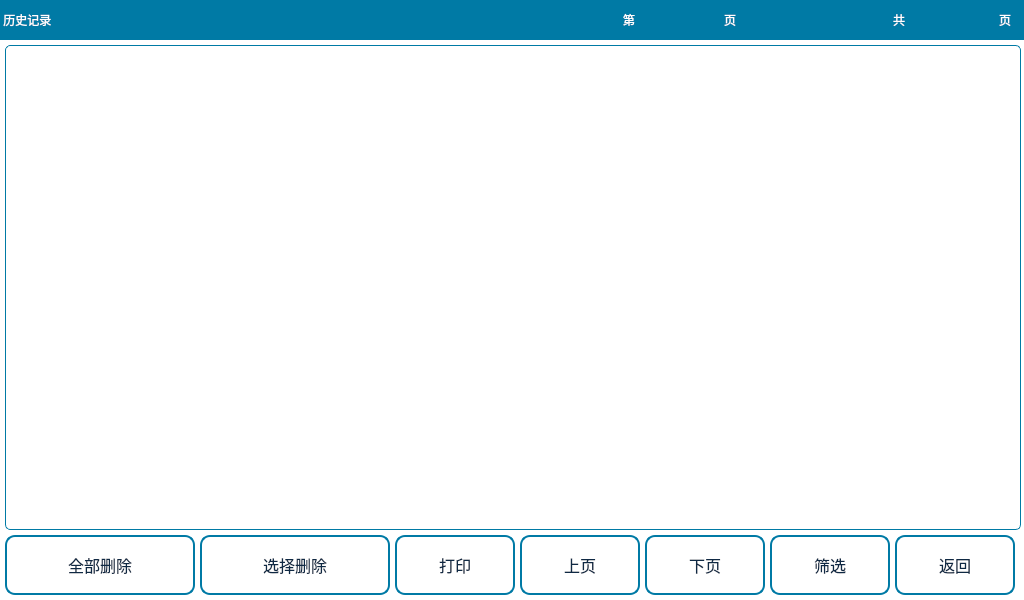
<?xml version="1.0" encoding="UTF-8"?>
<ui version="4.0">
 <class>Record</class>
 <widget class="QWidget" name="Record">
  <property name="geometry">
   <rect>
    <x>0</x>
    <y>0</y>
    <width>1024</width>
    <height>600</height>
   </rect>
  </property>
  <property name="windowTitle">
   <string>Form</string>
  </property>
  <property name="styleSheet">
   <string notr="true">QWidget#Record{
color: rgb(0, 0, 0);
background-color: rgb(255, 255, 255);
}
QToolButton{
font: 12pt &quot;DejaVu Sans&quot;;
color:rgb(15, 41, 68);
border:2px solid rgb(0, 122, 165);
border-radius:10px;
background-color: rgb(255, 255, 255);
}
QToolButton:disabled{
font: 12pt &quot;DejaVu Sans&quot;;
color: rgb(180, 180, 180);
border:2px solid rgb(180, 180, 180);
border-radius:10px;
}
QLabel{
font: 16pt &quot;文泉驿等宽微米黑&quot;;
}</string>
  </property>
  <widget class="QToolButton" name="tBtnQuery">
   <property name="geometry">
    <rect>
     <x>765</x>
     <y>620</y>
     <width>120</width>
     <height>60</height>
    </rect>
   </property>
   <property name="font">
    <font>
     <family>DejaVu Sans</family>
     <pointsize>12</pointsize>
     <weight>50</weight>
     <italic>false</italic>
     <bold>false</bold>
    </font>
   </property>
   <property name="focusPolicy">
    <enum>Qt::NoFocus</enum>
   </property>
   <property name="text">
    <string>查询</string>
   </property>
   <property name="icon">
    <iconset resource="../image.qrc">
     <normaloff>:/Image/dataSearch.png</normaloff>:/Image/dataSearch.png</iconset>
   </property>
   <property name="iconSize">
    <size>
     <width>35</width>
     <height>35</height>
    </size>
   </property>
   <property name="toolButtonStyle">
    <enum>Qt::ToolButtonTextBesideIcon</enum>
   </property>
  </widget>
  <widget class="QToolButton" name="tBtnFilter">
   <property name="geometry">
    <rect>
     <x>770</x>
     <y>535</y>
     <width>120</width>
     <height>60</height>
    </rect>
   </property>
   <property name="sizePolicy">
    <sizepolicy hsizetype="Maximum" vsizetype="Expanding">
     <horstretch>0</horstretch>
     <verstretch>0</verstretch>
    </sizepolicy>
   </property>
   <property name="font">
    <font>
     <family>DejaVu Sans</family>
     <pointsize>12</pointsize>
     <weight>50</weight>
     <italic>false</italic>
     <bold>false</bold>
    </font>
   </property>
   <property name="focusPolicy">
    <enum>Qt::NoFocus</enum>
   </property>
   <property name="text">
    <string>筛选</string>
   </property>
   <property name="icon">
    <iconset resource="../image.qrc">
     <normaloff>:/Image/datafilter.png</normaloff>:/Image/datafilter.png</iconset>
   </property>
   <property name="iconSize">
    <size>
     <width>35</width>
     <height>35</height>
    </size>
   </property>
   <property name="toolButtonStyle">
    <enum>Qt::ToolButtonTextBesideIcon</enum>
   </property>
  </widget>
  <widget class="QLabel" name="lb_count_3">
   <property name="geometry">
    <rect>
     <x>980</x>
     <y>5</y>
     <width>30</width>
     <height>30</height>
    </rect>
   </property>
   <property name="font">
    <font>
     <family>文泉驿等宽微米黑</family>
     <pointsize>16</pointsize>
     <weight>50</weight>
     <italic>false</italic>
     <bold>false</bold>
    </font>
   </property>
   <property name="styleSheet">
    <string notr="true">color: rgb(255, 255, 255);</string>
   </property>
   <property name="text">
    <string>条</string>
   </property>
   <property name="alignment">
    <set>Qt::AlignCenter</set>
   </property>
  </widget>
  <widget class="QLabel" name="label_25">
   <property name="geometry">
    <rect>
     <x>0</x>
     <y>0</y>
     <width>1024</width>
     <height>40</height>
    </rect>
   </property>
   <property name="styleSheet">
    <string notr="true">font: 20pt &quot;文泉驿等宽微米黑&quot;;
color: rgb(255, 255, 255);
background-color:rgb(0, 122, 165);
</string>
   </property>
   <property name="text">
    <string> 历史记录</string>
   </property>
  </widget>
  <widget class="QToolButton" name="tBtnBack">
   <property name="geometry">
    <rect>
     <x>895</x>
     <y>535</y>
     <width>120</width>
     <height>60</height>
    </rect>
   </property>
   <property name="font">
    <font>
     <family>DejaVu Sans</family>
     <pointsize>12</pointsize>
     <weight>50</weight>
     <italic>false</italic>
     <bold>false</bold>
    </font>
   </property>
   <property name="focusPolicy">
    <enum>Qt::NoFocus</enum>
   </property>
   <property name="text">
    <string>返回</string>
   </property>
   <property name="icon">
    <iconset resource="../image.qrc">
     <normaloff>:/Image/back.png</normaloff>:/Image/back.png</iconset>
   </property>
   <property name="iconSize">
    <size>
     <width>35</width>
     <height>35</height>
    </size>
   </property>
   <property name="toolButtonStyle">
    <enum>Qt::ToolButtonTextBesideIcon</enum>
   </property>
  </widget>
  <widget class="QLabel" name="lbCountNum">
   <property name="geometry">
    <rect>
     <x>905</x>
     <y>5</y>
     <width>70</width>
     <height>30</height>
    </rect>
   </property>
   <property name="font">
    <font>
     <family>文泉驿等宽微米黑</family>
     <pointsize>16</pointsize>
     <weight>50</weight>
     <italic>false</italic>
     <bold>false</bold>
    </font>
   </property>
   <property name="styleSheet">
    <string notr="true">color: rgb(255, 255, 255);</string>
   </property>
   <property name="text">
    <string/>
   </property>
   <property name="alignment">
    <set>Qt::AlignCenter</set>
   </property>
  </widget>
  <widget class="QTableWidget" name="tableWgtRecord">
   <property name="geometry">
    <rect>
     <x>5</x>
     <y>45</y>
     <width>1016</width>
     <height>485</height>
    </rect>
   </property>
   <property name="font">
    <font>
     <family>DejaVu Sans</family>
     <pointsize>12</pointsize>
     <weight>50</weight>
     <italic>false</italic>
     <bold>false</bold>
    </font>
   </property>
   <property name="styleSheet">
    <string notr="true">QTableWidget{
font: 12pt DejaVu Sans;
gridline-color: rgb(0, 0, 0);
border:1px solid rgb(0, 122, 165);
border-radius:5px;
background-color: rgb(255, 255, 255);
}
QTableWidgetItem{
border:1px solid rgb(0, 0, 0);
}
</string>
   </property>
   <property name="verticalScrollBarPolicy">
    <enum>Qt::ScrollBarAlwaysOff</enum>
   </property>
   <property name="horizontalScrollBarPolicy">
    <enum>Qt::ScrollBarAlwaysOff</enum>
   </property>
  </widget>
  <widget class="QToolButton" name="tBtnDel">
   <property name="geometry">
    <rect>
     <x>200</x>
     <y>535</y>
     <width>190</width>
     <height>60</height>
    </rect>
   </property>
   <property name="sizePolicy">
    <sizepolicy hsizetype="Maximum" vsizetype="Expanding">
     <horstretch>0</horstretch>
     <verstretch>0</verstretch>
    </sizepolicy>
   </property>
   <property name="font">
    <font>
     <family>DejaVu Sans</family>
     <pointsize>12</pointsize>
     <weight>50</weight>
     <italic>false</italic>
     <bold>false</bold>
    </font>
   </property>
   <property name="focusPolicy">
    <enum>Qt::NoFocus</enum>
   </property>
   <property name="text">
    <string>选择删除</string>
   </property>
   <property name="icon">
    <iconset resource="../image.qrc">
     <normaloff>:/Image/dataDel.png</normaloff>:/Image/dataDel.png</iconset>
   </property>
   <property name="iconSize">
    <size>
     <width>35</width>
     <height>35</height>
    </size>
   </property>
   <property name="toolButtonStyle">
    <enum>Qt::ToolButtonTextBesideIcon</enum>
   </property>
  </widget>
  <widget class="QToolButton" name="tBtnPrint">
   <property name="geometry">
    <rect>
     <x>395</x>
     <y>535</y>
     <width>120</width>
     <height>60</height>
    </rect>
   </property>
   <property name="font">
    <font>
     <family>DejaVu Sans</family>
     <pointsize>12</pointsize>
     <weight>50</weight>
     <italic>false</italic>
     <bold>false</bold>
    </font>
   </property>
   <property name="focusPolicy">
    <enum>Qt::NoFocus</enum>
   </property>
   <property name="text">
    <string>打印</string>
   </property>
   <property name="icon">
    <iconset resource="../image.qrc">
     <normaloff>:/Image/print.png</normaloff>:/Image/print.png</iconset>
   </property>
   <property name="iconSize">
    <size>
     <width>35</width>
     <height>35</height>
    </size>
   </property>
   <property name="toolButtonStyle">
    <enum>Qt::ToolButtonTextBesideIcon</enum>
   </property>
  </widget>
  <widget class="QLabel" name="lb_count_2">
   <property name="geometry">
    <rect>
     <x>825</x>
     <y>5</y>
     <width>80</width>
     <height>30</height>
    </rect>
   </property>
   <property name="font">
    <font>
     <family>文泉驿等宽微米黑</family>
     <pointsize>16</pointsize>
     <weight>50</weight>
     <italic>false</italic>
     <bold>false</bold>
    </font>
   </property>
   <property name="styleSheet">
    <string notr="true">color: rgb(255, 255, 255);</string>
   </property>
   <property name="text">
    <string>共</string>
   </property>
   <property name="alignment">
    <set>Qt::AlignRight|Qt::AlignTrailing|Qt::AlignVCenter</set>
   </property>
  </widget>
  <widget class="QToolButton" name="tBtnNest">
   <property name="geometry">
    <rect>
     <x>645</x>
     <y>535</y>
     <width>120</width>
     <height>60</height>
    </rect>
   </property>
   <property name="font">
    <font>
     <family>DejaVu Sans</family>
     <pointsize>12</pointsize>
     <weight>50</weight>
     <italic>false</italic>
     <bold>false</bold>
    </font>
   </property>
   <property name="focusPolicy">
    <enum>Qt::NoFocus</enum>
   </property>
   <property name="text">
    <string>下页</string>
   </property>
   <property name="icon">
    <iconset resource="../image.qrc">
     <normaloff>:/Image/arrow-down.png</normaloff>:/Image/arrow-down.png</iconset>
   </property>
   <property name="iconSize">
    <size>
     <width>35</width>
     <height>35</height>
    </size>
   </property>
   <property name="autoRepeat">
    <bool>true</bool>
   </property>
   <property name="toolButtonStyle">
    <enum>Qt::ToolButtonTextBesideIcon</enum>
   </property>
  </widget>
  <widget class="QToolButton" name="tBtnLast">
   <property name="geometry">
    <rect>
     <x>520</x>
     <y>535</y>
     <width>120</width>
     <height>60</height>
    </rect>
   </property>
   <property name="font">
    <font>
     <family>DejaVu Sans</family>
     <pointsize>12</pointsize>
     <weight>50</weight>
     <italic>false</italic>
     <bold>false</bold>
    </font>
   </property>
   <property name="focusPolicy">
    <enum>Qt::NoFocus</enum>
   </property>
   <property name="text">
    <string>上页</string>
   </property>
   <property name="icon">
    <iconset resource="../image.qrc">
     <normaloff>:/Image/arrow-up.png</normaloff>:/Image/arrow-up.png</iconset>
   </property>
   <property name="iconSize">
    <size>
     <width>35</width>
     <height>35</height>
    </size>
   </property>
   <property name="autoRepeat">
    <bool>true</bool>
   </property>
   <property name="toolButtonStyle">
    <enum>Qt::ToolButtonTextBesideIcon</enum>
   </property>
  </widget>
  <widget class="QLabel" name="label">
   <property name="geometry">
    <rect>
     <x>825</x>
     <y>5</y>
     <width>80</width>
     <height>30</height>
    </rect>
   </property>
   <property name="styleSheet">
    <string notr="true">color: rgb(255, 255, 255);</string>
   </property>
   <property name="text">
    <string>共</string>
   </property>
   <property name="alignment">
    <set>Qt::AlignRight|Qt::AlignTrailing|Qt::AlignVCenter</set>
   </property>
  </widget>
  <widget class="QLabel" name="lbPageCount">
   <property name="geometry">
    <rect>
     <x>925</x>
     <y>5</y>
     <width>70</width>
     <height>30</height>
    </rect>
   </property>
   <property name="font">
    <font>
     <family>文泉驿等宽微米黑</family>
     <pointsize>16</pointsize>
     <weight>50</weight>
     <italic>false</italic>
     <bold>false</bold>
    </font>
   </property>
   <property name="styleSheet">
    <string notr="true">color: rgb(255, 255, 255);</string>
   </property>
   <property name="text">
    <string/>
   </property>
   <property name="alignment">
    <set>Qt::AlignCenter</set>
   </property>
  </widget>
  <widget class="QLabel" name="label_2">
   <property name="geometry">
    <rect>
     <x>990</x>
     <y>5</y>
     <width>30</width>
     <height>30</height>
    </rect>
   </property>
   <property name="styleSheet">
    <string notr="true">color: rgb(255, 255, 255);</string>
   </property>
   <property name="text">
    <string>页</string>
   </property>
   <property name="alignment">
    <set>Qt::AlignCenter</set>
   </property>
  </widget>
  <widget class="QLabel" name="label_3">
   <property name="geometry">
    <rect>
     <x>715</x>
     <y>5</y>
     <width>30</width>
     <height>30</height>
    </rect>
   </property>
   <property name="styleSheet">
    <string notr="true">color: rgb(255, 255, 255);</string>
   </property>
   <property name="text">
    <string>页</string>
   </property>
   <property name="alignment">
    <set>Qt::AlignCenter</set>
   </property>
  </widget>
  <widget class="QLabel" name="label_4">
   <property name="geometry">
    <rect>
     <x>555</x>
     <y>5</y>
     <width>80</width>
     <height>30</height>
    </rect>
   </property>
   <property name="styleSheet">
    <string notr="true">color: rgb(255, 255, 255);</string>
   </property>
   <property name="text">
    <string>第</string>
   </property>
   <property name="alignment">
    <set>Qt::AlignRight|Qt::AlignTrailing|Qt::AlignVCenter</set>
   </property>
  </widget>
  <widget class="QLabel" name="lbPageCurrent">
   <property name="geometry">
    <rect>
     <x>645</x>
     <y>5</y>
     <width>70</width>
     <height>30</height>
    </rect>
   </property>
   <property name="font">
    <font>
     <family>文泉驿等宽微米黑</family>
     <pointsize>16</pointsize>
     <weight>50</weight>
     <italic>false</italic>
     <bold>false</bold>
    </font>
   </property>
   <property name="styleSheet">
    <string notr="true">color: rgb(255, 255, 255);</string>
   </property>
   <property name="text">
    <string/>
   </property>
   <property name="alignment">
    <set>Qt::AlignCenter</set>
   </property>
  </widget>
  <widget class="QToolButton" name="tBtnAllDel">
   <property name="geometry">
    <rect>
     <x>5</x>
     <y>535</y>
     <width>190</width>
     <height>60</height>
    </rect>
   </property>
   <property name="sizePolicy">
    <sizepolicy hsizetype="Maximum" vsizetype="Expanding">
     <horstretch>0</horstretch>
     <verstretch>0</verstretch>
    </sizepolicy>
   </property>
   <property name="font">
    <font>
     <family>DejaVu Sans</family>
     <pointsize>12</pointsize>
     <weight>50</weight>
     <italic>false</italic>
     <bold>false</bold>
    </font>
   </property>
   <property name="focusPolicy">
    <enum>Qt::NoFocus</enum>
   </property>
   <property name="text">
    <string>全部删除</string>
   </property>
   <property name="icon">
    <iconset resource="../image.qrc">
     <normaloff>:/Image/dataDel.png</normaloff>:/Image/dataDel.png</iconset>
   </property>
   <property name="iconSize">
    <size>
     <width>35</width>
     <height>35</height>
    </size>
   </property>
   <property name="toolButtonStyle">
    <enum>Qt::ToolButtonTextBesideIcon</enum>
   </property>
  </widget>
  <zorder>lbCountNum</zorder>
  <zorder>lb_count_3</zorder>
  <zorder>lb_count_2</zorder>
  <zorder>label_25</zorder>
  <zorder>tBtnQuery</zorder>
  <zorder>tBtnFilter</zorder>
  <zorder>tBtnBack</zorder>
  <zorder>tableWgtRecord</zorder>
  <zorder>tBtnDel</zorder>
  <zorder>tBtnPrint</zorder>
  <zorder>tBtnNest</zorder>
  <zorder>tBtnLast</zorder>
  <zorder>label</zorder>
  <zorder>lbPageCount</zorder>
  <zorder>label_2</zorder>
  <zorder>label_3</zorder>
  <zorder>label_4</zorder>
  <zorder>lbPageCurrent</zorder>
  <zorder>tBtnAllDel</zorder>
 </widget>
 <resources>
  <include location="../image.qrc"/>
 </resources>
 <connections/>
</ui>
